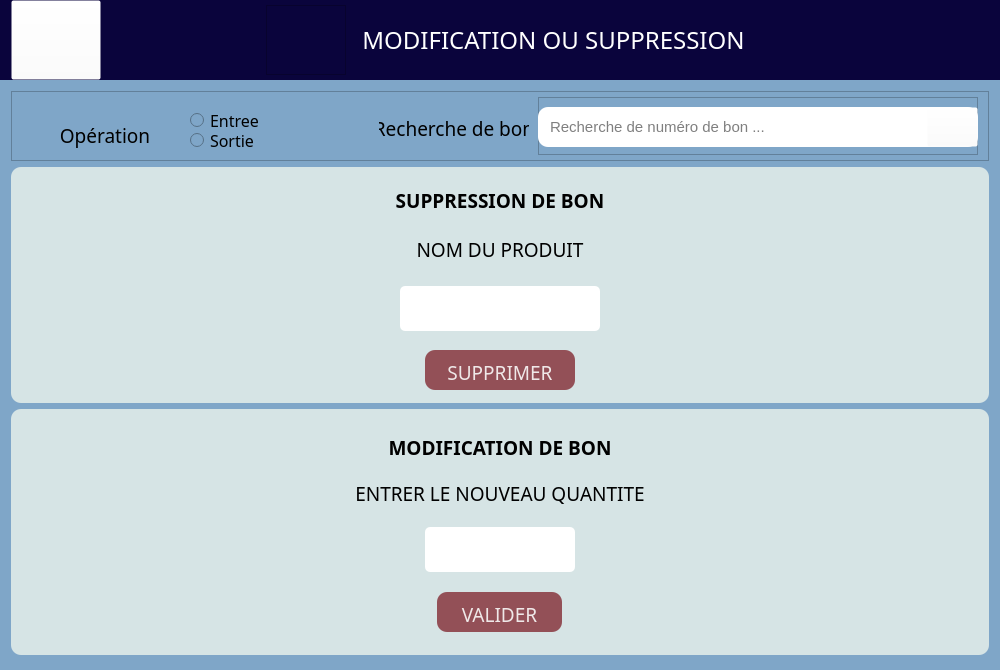
<?xml version="1.0" encoding="UTF-8"?>
<ui version="4.0">
 <class>ModificationSuppressionBonClass</class>
 <widget class="QMainWindow" name="ModificationSuppressionBonClass">
  <property name="geometry">
   <rect>
    <x>0</x>
    <y>0</y>
    <width>1000</width>
    <height>670</height>
   </rect>
  </property>
  <property name="windowTitle">
   <string>Modification ou suppression de bon</string>
  </property>
  <property name="windowIcon">
   <iconset resource="GestionStock.qrc">
    <normaloff>:/MenuPrincipal/img/editing.png</normaloff>:/MenuPrincipal/img/editing.png</iconset>
  </property>
  <widget class="QWidget" name="centralWidget">
   <layout class="QVBoxLayout" name="verticalLayout_2">
    <property name="spacing">
     <number>0</number>
    </property>
    <property name="leftMargin">
     <number>0</number>
    </property>
    <property name="topMargin">
     <number>0</number>
    </property>
    <property name="rightMargin">
     <number>0</number>
    </property>
    <property name="bottomMargin">
     <number>0</number>
    </property>
    <item>
     <widget class="QWidget" name="header" native="true">
      <property name="minimumSize">
       <size>
        <width>0</width>
        <height>80</height>
       </size>
      </property>
      <property name="maximumSize">
       <size>
        <width>16777215</width>
        <height>80</height>
       </size>
      </property>
      <property name="styleSheet">
       <string notr="true">background-color: #0A043C;</string>
      </property>
      <layout class="QHBoxLayout" name="horizontalLayout">
       <property name="spacing">
        <number>0</number>
       </property>
       <property name="leftMargin">
        <number>0</number>
       </property>
       <property name="topMargin">
        <number>0</number>
       </property>
       <property name="rightMargin">
        <number>0</number>
       </property>
       <property name="bottomMargin">
        <number>0</number>
       </property>
       <item>
        <widget class="QWidget" name="verticalWidget" native="true">
         <property name="minimumSize">
          <size>
           <width>250</width>
           <height>80</height>
          </size>
         </property>
         <property name="maximumSize">
          <size>
           <width>16777215</width>
           <height>80</height>
          </size>
         </property>
         <layout class="QVBoxLayout" name="verticalLayout_3">
          <property name="spacing">
           <number>0</number>
          </property>
          <property name="topMargin">
           <number>0</number>
          </property>
          <property name="rightMargin">
           <number>0</number>
          </property>
          <property name="bottomMargin">
           <number>0</number>
          </property>
          <item>
           <widget class="QPushButton" name="btnRetour">
            <property name="minimumSize">
             <size>
              <width>90</width>
              <height>80</height>
             </size>
            </property>
            <property name="maximumSize">
             <size>
              <width>90</width>
              <height>80</height>
             </size>
            </property>
            <property name="cursor">
             <cursorShape>PointingHandCursor</cursorShape>
            </property>
            <property name="styleSheet">
             <string notr="true">background-color: rgba(255, 255, 255,0);</string>
            </property>
            <property name="text">
             <string/>
            </property>
            <property name="icon">
             <iconset resource="GestionStock.qrc">
              <normaloff>:/AjoutProduit/img/retour.png</normaloff>:/AjoutProduit/img/retour.png</iconset>
            </property>
            <property name="iconSize">
             <size>
              <width>90</width>
              <height>90</height>
             </size>
            </property>
           </widget>
          </item>
         </layout>
        </widget>
       </item>
       <item>
        <widget class="QWidget" name="horizontalWidget" native="true">
         <property name="minimumSize">
          <size>
           <width>500</width>
           <height>80</height>
          </size>
         </property>
         <property name="maximumSize">
          <size>
           <width>500</width>
           <height>80</height>
          </size>
         </property>
         <layout class="QHBoxLayout" name="horizontalLayout_2">
          <property name="topMargin">
           <number>0</number>
          </property>
          <property name="rightMargin">
           <number>0</number>
          </property>
          <property name="bottomMargin">
           <number>0</number>
          </property>
          <item>
           <widget class="QFrame" name="frame">
            <property name="minimumSize">
             <size>
              <width>90</width>
              <height>80</height>
             </size>
            </property>
            <property name="maximumSize">
             <size>
              <width>90</width>
              <height>80</height>
             </size>
            </property>
            <property name="styleSheet">
             <string notr="true">border-image: url(:/ModificationProduit/img/modification.png);
margin: 5%;</string>
            </property>
            <property name="frameShape">
             <enum>QFrame::StyledPanel</enum>
            </property>
            <property name="frameShadow">
             <enum>QFrame::Raised</enum>
            </property>
           </widget>
          </item>
          <item>
           <widget class="QLabel" name="label">
            <property name="font">
             <font>
              <family>Andalan</family>
              <pointsize>18</pointsize>
             </font>
            </property>
            <property name="styleSheet">
             <string notr="true">color: #ffffff;</string>
            </property>
            <property name="text">
             <string>MODIFICATION OU SUPPRESSION</string>
            </property>
            <property name="alignment">
             <set>Qt::AlignCenter</set>
            </property>
           </widget>
          </item>
         </layout>
        </widget>
       </item>
       <item>
        <widget class="QWidget" name="box" native="true">
         <property name="minimumSize">
          <size>
           <width>250</width>
           <height>80</height>
          </size>
         </property>
         <property name="maximumSize">
          <size>
           <width>16777215</width>
           <height>80</height>
          </size>
         </property>
         <layout class="QVBoxLayout" name="verticalLayout_4">
          <property name="spacing">
           <number>0</number>
          </property>
         </layout>
        </widget>
       </item>
      </layout>
     </widget>
    </item>
    <item>
     <widget class="QWidget" name="main" native="true">
      <property name="styleSheet">
       <string notr="true">background-color: #7FA6C8;</string>
      </property>
      <layout class="QVBoxLayout" name="verticalLayout">
       <property name="bottomMargin">
        <number>15</number>
       </property>
       <item>
        <widget class="QFrame" name="frame_2">
         <property name="minimumSize">
          <size>
           <width>0</width>
           <height>70</height>
          </size>
         </property>
         <property name="maximumSize">
          <size>
           <width>16777215</width>
           <height>70</height>
          </size>
         </property>
         <property name="frameShape">
          <enum>QFrame::StyledPanel</enum>
         </property>
         <property name="frameShadow">
          <enum>QFrame::Raised</enum>
         </property>
         <layout class="QHBoxLayout" name="horizontalLayout_3">
          <property name="leftMargin">
           <number>5</number>
          </property>
          <property name="topMargin">
           <number>5</number>
          </property>
          <property name="rightMargin">
           <number>5</number>
          </property>
          <property name="bottomMargin">
           <number>5</number>
          </property>
          <item>
           <widget class="QWidget" name="horizontalWidget" native="true">
            <property name="minimumSize">
             <size>
              <width>350</width>
              <height>60</height>
             </size>
            </property>
            <property name="maximumSize">
             <size>
              <width>350</width>
              <height>60</height>
             </size>
            </property>
            <layout class="QHBoxLayout" name="horizontalLayout_8">
             <property name="spacing">
              <number>0</number>
             </property>
             <property name="bottomMargin">
              <number>0</number>
             </property>
             <item>
              <widget class="QLabel" name="label_8">
               <property name="minimumSize">
                <size>
                 <width>90</width>
                 <height>0</height>
                </size>
               </property>
               <property name="maximumSize">
                <size>
                 <width>90</width>
                 <height>16777215</height>
                </size>
               </property>
               <property name="font">
                <font>
                 <family>Aveny T WEB</family>
                 <pointsize>14</pointsize>
                 <bold>false</bold>
                </font>
               </property>
               <property name="styleSheet">
                <string notr="true">padding-top: 5px;</string>
               </property>
               <property name="text">
                <string>Opération</string>
               </property>
               <property name="alignment">
                <set>Qt::AlignCenter</set>
               </property>
              </widget>
             </item>
             <item>
              <widget class="QWidget" name="verticalWidget" native="true">
               <property name="minimumSize">
                <size>
                 <width>150</width>
                 <height>45</height>
                </size>
               </property>
               <property name="maximumSize">
                <size>
                 <width>150</width>
                 <height>45</height>
                </size>
               </property>
               <property name="styleSheet">
                <string notr="true"/>
               </property>
               <layout class="QVBoxLayout" name="verticalLayout_6">
                <property name="spacing">
                 <number>10</number>
                </property>
                <property name="topMargin">
                 <number>0</number>
                </property>
                <property name="bottomMargin">
                 <number>15</number>
                </property>
                <item>
                 <widget class="QRadioButton" name="rbEntree">
                  <property name="minimumSize">
                   <size>
                    <width>100</width>
                    <height>20</height>
                   </size>
                  </property>
                  <property name="maximumSize">
                   <size>
                    <width>100</width>
                    <height>16777215</height>
                   </size>
                  </property>
                  <property name="font">
                   <font>
                    <family>Aveny T WEB</family>
                    <pointsize>12</pointsize>
                   </font>
                  </property>
                  <property name="text">
                   <string>Entree</string>
                  </property>
                 </widget>
                </item>
                <item>
                 <widget class="QRadioButton" name="rbSortie">
                  <property name="minimumSize">
                   <size>
                    <width>100</width>
                    <height>20</height>
                   </size>
                  </property>
                  <property name="maximumSize">
                   <size>
                    <width>100</width>
                    <height>16777215</height>
                   </size>
                  </property>
                  <property name="font">
                   <font>
                    <family>Aveny T WEB</family>
                    <pointsize>12</pointsize>
                   </font>
                  </property>
                  <property name="text">
                   <string>Sortie</string>
                  </property>
                 </widget>
                </item>
               </layout>
              </widget>
             </item>
            </layout>
           </widget>
          </item>
          <item>
           <widget class="QLabel" name="label_2">
            <property name="minimumSize">
             <size>
              <width>150</width>
              <height>45</height>
             </size>
            </property>
            <property name="maximumSize">
             <size>
              <width>150</width>
              <height>40</height>
             </size>
            </property>
            <property name="font">
             <font>
              <family>Aveny T WEB</family>
              <pointsize>14</pointsize>
             </font>
            </property>
            <property name="text">
             <string>Recherche de bon</string>
            </property>
            <property name="alignment">
             <set>Qt::AlignCenter</set>
            </property>
           </widget>
          </item>
          <item>
           <widget class="QFrame" name="frame_3">
            <property name="minimumSize">
             <size>
              <width>440</width>
              <height>0</height>
             </size>
            </property>
            <property name="maximumSize">
             <size>
              <width>440</width>
              <height>16777215</height>
             </size>
            </property>
            <property name="frameShape">
             <enum>QFrame::StyledPanel</enum>
            </property>
            <property name="frameShadow">
             <enum>QFrame::Raised</enum>
            </property>
            <widget class="QLineEdit" name="leRecherche">
             <property name="geometry">
              <rect>
               <x>0</x>
               <y>10</y>
               <width>440</width>
               <height>40</height>
              </rect>
             </property>
             <property name="font">
              <font>
               <pointsize>11</pointsize>
              </font>
             </property>
             <property name="cursor">
              <cursorShape>IBeamCursor</cursorShape>
             </property>
             <property name="styleSheet">
              <string notr="true">border-radius: 10px;
background-color: #ffffff;
padding-left: 10px;</string>
             </property>
             <property name="placeholderText">
              <string>Recherche de numéro de bon ...</string>
             </property>
            </widget>
            <widget class="QPushButton" name="btnRecherche">
             <property name="geometry">
              <rect>
               <x>389</x>
               <y>10</y>
               <width>51</width>
               <height>40</height>
              </rect>
             </property>
             <property name="cursor">
              <cursorShape>PointingHandCursor</cursorShape>
             </property>
             <property name="styleSheet">
              <string notr="true">background-color: rgba(255, 255, 255,0);</string>
             </property>
             <property name="text">
              <string/>
             </property>
             <property name="icon">
              <iconset resource="GestionStock.qrc">
               <normaloff>:/AjoutProduit/img/loupe.png</normaloff>:/AjoutProduit/img/loupe.png</iconset>
             </property>
             <property name="iconSize">
              <size>
               <width>30</width>
               <height>30</height>
              </size>
             </property>
            </widget>
           </widget>
          </item>
         </layout>
        </widget>
       </item>
       <item>
        <widget class="QWidget" name="verticalWidget" native="true">
         <property name="minimumSize">
          <size>
           <width>0</width>
           <height>225</height>
          </size>
         </property>
         <property name="styleSheet">
          <string notr="true">background-color: #D6E4E5;
border-radius: 10px</string>
         </property>
         <layout class="QVBoxLayout" name="verticalLayout_5">
          <property name="bottomMargin">
           <number>9</number>
          </property>
          <item>
           <widget class="QLabel" name="label_4">
            <property name="minimumSize">
             <size>
              <width>0</width>
              <height>45</height>
             </size>
            </property>
            <property name="maximumSize">
             <size>
              <width>16777215</width>
              <height>45</height>
             </size>
            </property>
            <property name="font">
             <font>
              <family>Couture</family>
              <pointsize>14</pointsize>
              <bold>true</bold>
             </font>
            </property>
            <property name="text">
             <string>SUPPRESSION DE BON</string>
            </property>
            <property name="alignment">
             <set>Qt::AlignCenter</set>
            </property>
           </widget>
          </item>
          <item>
           <widget class="QLabel" name="label_6">
            <property name="minimumSize">
             <size>
              <width>0</width>
              <height>40</height>
             </size>
            </property>
            <property name="maximumSize">
             <size>
              <width>16777215</width>
              <height>40</height>
             </size>
            </property>
            <property name="font">
             <font>
              <family>Aveny T WEB</family>
              <pointsize>14</pointsize>
             </font>
            </property>
            <property name="text">
             <string>NOM DU PRODUIT</string>
            </property>
            <property name="alignment">
             <set>Qt::AlignCenter</set>
            </property>
           </widget>
          </item>
          <item>
           <widget class="QWidget" name="verticalWidget" native="true">
            <property name="minimumSize">
             <size>
              <width>0</width>
              <height>65</height>
             </size>
            </property>
            <property name="maximumSize">
             <size>
              <width>16777215</width>
              <height>65</height>
             </size>
            </property>
            <layout class="QHBoxLayout" name="horizontalLayout_6">
             <item>
              <widget class="QLabel" name="lbNomProduit">
               <property name="minimumSize">
                <size>
                 <width>200</width>
                 <height>45</height>
                </size>
               </property>
               <property name="maximumSize">
                <size>
                 <width>200</width>
                 <height>45</height>
                </size>
               </property>
               <property name="font">
                <font>
                 <pointsize>12</pointsize>
                 <bold>true</bold>
                </font>
               </property>
               <property name="styleSheet">
                <string notr="true">background-color: #fff;
border-radius: 5px;</string>
               </property>
               <property name="text">
                <string/>
               </property>
               <property name="alignment">
                <set>Qt::AlignCenter</set>
               </property>
              </widget>
             </item>
            </layout>
           </widget>
          </item>
          <item>
           <widget class="QWidget" name="verticalWidget" native="true">
            <property name="minimumSize">
             <size>
              <width>0</width>
              <height>65</height>
             </size>
            </property>
            <property name="maximumSize">
             <size>
              <width>16777215</width>
              <height>65</height>
             </size>
            </property>
            <layout class="QHBoxLayout" name="horizontalLayout_7">
             <item>
              <widget class="QPushButton" name="btnSuppr">
               <property name="minimumSize">
                <size>
                 <width>150</width>
                 <height>40</height>
                </size>
               </property>
               <property name="maximumSize">
                <size>
                 <width>150</width>
                 <height>40</height>
                </size>
               </property>
               <property name="sizeIncrement">
                <size>
                 <width>0</width>
                 <height>0</height>
                </size>
               </property>
               <property name="font">
                <font>
                 <family>Aveny T WEB</family>
                 <pointsize>14</pointsize>
                </font>
               </property>
               <property name="cursor">
                <cursorShape>PointingHandCursor</cursorShape>
               </property>
               <property name="styleSheet">
                <string notr="true">#btnSuppr{  
color: #EFE8E8;
background-color: #935057;
border-radius: 10px;
padding-top: 4px;
}
#btnSuppr:hover {
  background-color: #9F8772;
  color: white; 
}

</string>
               </property>
               <property name="text">
                <string>SUPPRIMER</string>
               </property>
              </widget>
             </item>
            </layout>
           </widget>
          </item>
         </layout>
        </widget>
       </item>
       <item>
        <widget class="QWidget" name="block_modification" native="true">
         <property name="styleSheet">
          <string notr="true">background-color: #D6E4E5;
border-radius: 10px</string>
         </property>
         <layout class="QVBoxLayout" name="verticalLayout_8">
          <property name="spacing">
           <number>0</number>
          </property>
          <property name="bottomMargin">
           <number>10</number>
          </property>
          <item>
           <widget class="QWidget" name="verticalWidget_5" native="true">
            <property name="minimumSize">
             <size>
              <width>0</width>
              <height>160</height>
             </size>
            </property>
            <property name="maximumSize">
             <size>
              <width>16777215</width>
              <height>150</height>
             </size>
            </property>
            <layout class="QVBoxLayout" name="verticalLayout_10">
             <property name="spacing">
              <number>3</number>
             </property>
             <property name="topMargin">
              <number>0</number>
             </property>
             <item>
              <widget class="QLabel" name="label_5">
               <property name="minimumSize">
                <size>
                 <width>0</width>
                 <height>45</height>
                </size>
               </property>
               <property name="maximumSize">
                <size>
                 <width>16777215</width>
                 <height>45</height>
                </size>
               </property>
               <property name="font">
                <font>
                 <family>Couture</family>
                 <pointsize>14</pointsize>
                 <bold>true</bold>
                </font>
               </property>
               <property name="text">
                <string>MODIFICATION DE BON</string>
               </property>
               <property name="alignment">
                <set>Qt::AlignCenter</set>
               </property>
              </widget>
             </item>
             <item>
              <widget class="QLabel" name="label_3">
               <property name="minimumSize">
                <size>
                 <width>0</width>
                 <height>40</height>
                </size>
               </property>
               <property name="maximumSize">
                <size>
                 <width>16777215</width>
                 <height>40</height>
                </size>
               </property>
               <property name="font">
                <font>
                 <family>Aveny T WEB</family>
                 <pointsize>14</pointsize>
                </font>
               </property>
               <property name="text">
                <string>ENTRER LE NOUVEAU QUANTITE</string>
               </property>
               <property name="alignment">
                <set>Qt::AlignCenter</set>
               </property>
              </widget>
             </item>
             <item>
              <widget class="QWidget" name="widget" native="true">
               <property name="minimumSize">
                <size>
                 <width>0</width>
                 <height>65</height>
                </size>
               </property>
               <property name="maximumSize">
                <size>
                 <width>16777215</width>
                 <height>65</height>
                </size>
               </property>
               <layout class="QHBoxLayout" name="horizontalLayout_4">
                <property name="leftMargin">
                 <number>0</number>
                </property>
                <property name="rightMargin">
                 <number>0</number>
                </property>
                <item>
                 <widget class="QLineEdit" name="leQte">
                  <property name="minimumSize">
                   <size>
                    <width>150</width>
                    <height>45</height>
                   </size>
                  </property>
                  <property name="maximumSize">
                   <size>
                    <width>150</width>
                    <height>45</height>
                   </size>
                  </property>
                  <property name="styleSheet">
                   <string notr="true">background-color: #ffffff;
border-radius: 5px;
font: 12pt &quot;Segoe UI&quot;;</string>
                  </property>
                  <property name="alignment">
                   <set>Qt::AlignCenter</set>
                  </property>
                 </widget>
                </item>
               </layout>
              </widget>
             </item>
            </layout>
           </widget>
          </item>
          <item>
           <widget class="QWidget" name="verticalWidget_6" native="true">
            <property name="minimumSize">
             <size>
              <width>0</width>
              <height>65</height>
             </size>
            </property>
            <property name="maximumSize">
             <size>
              <width>16777215</width>
              <height>65</height>
             </size>
            </property>
            <layout class="QHBoxLayout" name="horizontalLayout_5">
             <property name="leftMargin">
              <number>0</number>
             </property>
             <property name="rightMargin">
              <number>0</number>
             </property>
             <item>
              <widget class="QPushButton" name="btnValider">
               <property name="minimumSize">
                <size>
                 <width>125</width>
                 <height>40</height>
                </size>
               </property>
               <property name="maximumSize">
                <size>
                 <width>125</width>
                 <height>40</height>
                </size>
               </property>
               <property name="font">
                <font>
                 <family>Aveny T WEB</family>
                 <pointsize>14</pointsize>
                </font>
               </property>
               <property name="cursor">
                <cursorShape>PointingHandCursor</cursorShape>
               </property>
               <property name="styleSheet">
                <string notr="true">#btnValider{  
color: #EFE8E8;
background-color: #935057;
border-radius: 10px;
padding-top: 4px;
}
#btnValider:hover {
  background-color: #9F8772;
  color: white; 
}

</string>
               </property>
               <property name="text">
                <string>VALIDER</string>
               </property>
              </widget>
             </item>
            </layout>
           </widget>
          </item>
         </layout>
        </widget>
       </item>
      </layout>
     </widget>
    </item>
   </layout>
  </widget>
 </widget>
 <layoutdefault spacing="6" margin="11"/>
 <resources>
  <include location="GestionStock.qrc"/>
 </resources>
 <connections/>
</ui>
